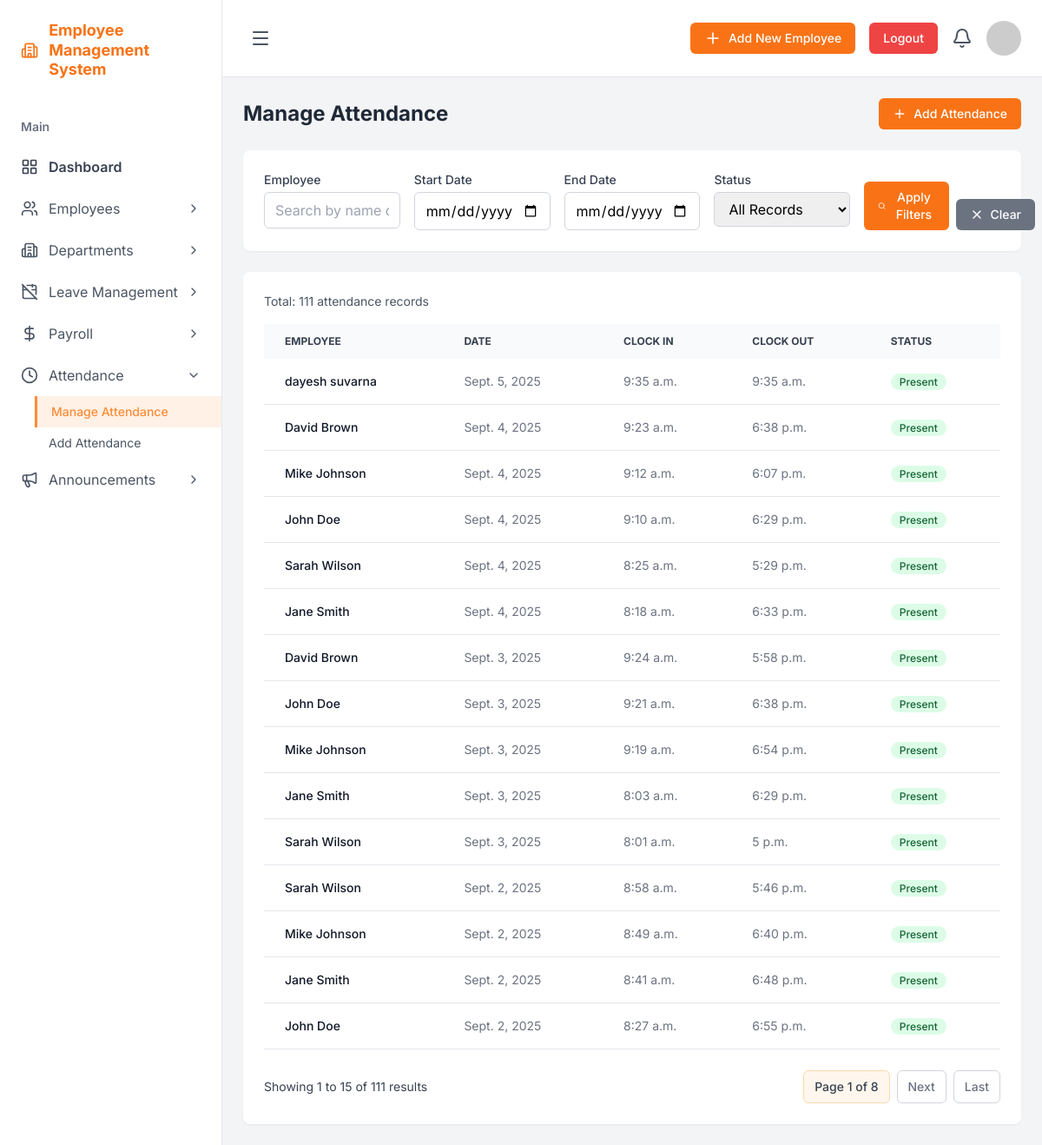
/dashboard/admin/attendance/ (signed in), run on the app's committed database.
### core/models.py (models this page shows, shortened)
class Attendance(models.Model):
    employee = models.ForeignKey(settings.AUTH_USER_MODEL, on_delete=models.CASCADE)
    date = models.DateField()
    clock_in = models.TimeField()
    clock_out = models.TimeField(null=True, blank=True)

class User(AbstractUser):
    ROLE_CHOICES = (
        ('ADMIN', 'Admin'),
        ('EMPLOYEE', 'Employee'),
    )
    role = models.CharField(max_length=10, choices=ROLE_CHOICES, default='EMPLOYEE')
    is_approved = models.BooleanField(default=False)
    department = models.ForeignKey(Department, on_delete=models.SET_NULL, null=True, blank=True)
    salary = models.DecimalField(max_digits=10, decimal_places=2, null=True, blank=True)
    birthday = models.DateField(null=True, blank=True)
    experience = models.PositiveIntegerField(null=True, blank=True, help_text="Experience in years")
    date_of_joining = models.DateField(null=True, blank=True)
    objects = CustomUserManager()
    groups = models.ManyToManyField(
        Group,
        verbose_name='groups',
        blank=True,
        help_text='The groups this user belongs to. A user will get all permissions granted to each of their groups.',
        related_name="custom_user_set",  # Unique related_name
        related_query_name="user",
    )
    user_permissions = models.ManyToManyField(
        Permission,
        verbose_name='user permissions',
        blank=True,
        help_text='Specific permissions for this user.',
        related_name="custom_user_permissions_set",  # Unique related_name
        related_query_name="user",
    )

### core/views.py (the view, shortened to what this page needs)
# urls.py: path('dashboard/admin/attendance/', AdminManageAttendanceView.as_view(), name='admin_manage_attendance'),
class AdminManageAttendanceView(AdminRequiredMixin, ListView):
    model = Attendance
    template_name = 'admin_manage_attendance.html'
    context_object_name = 'attendance_records'
    paginate_by = 15
    ordering = ['-date', '-clock_in']
    def get_queryset(self):
        queryset = super().get_queryset()
        print(f"DEBUG: Initial attendance queryset count: {queryset.count()}")
        print(f"DEBUG: GET parameters: {dict(self.request.GET)}")
        employee_search = self.request.GET.get('employee')
        start_date = self.request.GET.get('start_date')
        if start_date:
            print(f"DEBUG: Filtering by start_date: {start_date}")
            queryset = queryset.filter(date__gte=start_date)
            print(f"DEBUG: After start_date filter count: {queryset.count()}")
        end_date = self.request.GET.get('end_date')
        if end_date:
            print(f"DEBUG: Filtering by end_date: {end_date}")
            queryset = queryset.filter(date__lte=end_date)
            print(f"DEBUG: After end_date filter count: {queryset.count()}")
        status = self.request.GET.get('status')
        print(f"DEBUG: Final attendance queryset count: {queryset.count()}")
        return queryset
    def get_context_data(self, **kwargs):
        context = super().get_context_data(**kwargs)
        context['status_choices'] = [
            ('', 'All Records'),
            ('present', 'Present'),
            ('absent', 'Absent'),
        ]
        context['current_employee'] = self.request.GET.get('employee', '')
        context['current_start_date'] = self.request.GET.get('start_date', '')
        context['current_end_date'] = self.request.GET.get('end_date', '')
        context['current_status'] = self.request.GET.get('status', '')
        return context

### core/views.py (called while the page is built)
    def dispatch(self, request, *args, **kwargs):
        if not request.user.is_authenticated:
            return self.handle_no_permission()
        if not (request.user.is_superuser or request.user.role == 'ADMIN'):
            return redirect('employee_dashboard')
        return super().dispatch(request, *args, **kwargs)

### templates/admin_manage_attendance.html (shortened to what this page needs)
{% extends 'base_admin.html' %}
{% block content %}
<div class="p-6">
    <div class="flex justify-between items-center mb-6">
        <h2 class="text-2xl font-bold text-gray-800">Manage Attendance</h2>
        <a href="{% url 'admin_add_attendance' %}" class="bg-orange-500 text-white px-4 py-2 rounded-md text-sm font-medium hover:bg-orange-600 flex items-center">
            <i data-lucide="plus" class="w-4 h-4 mr-2"></i>
            Add Attendance
        </a>
    </div>
    <div class="bg-white p-6 rounded-lg shadow-sm mb-6">
        <form method="get" class="grid grid-cols-1 md:grid-cols-2 lg:grid-cols-5 gap-4">
            <div>
                <label for="employee" class="block text-sm font-medium text-gray-700 mb-1">Employee</label>
                <input type="text" name="employee" id="employee" value="{{ current_employee }}"
                       placeholder="Search by name or username"
                       class="w-full px-3 py-2 border border-gray-300 rounded-md focus:outline-none focus:ring-2 focus:ring-orange-500">
            </div>
            <div>
                <label for="start_date" class="block text-sm font-medium text-gray-700 mb-1">Start Date</label>
                <input type="date" name="start_date" id="start_date" value="{{ current_start_date }}"
                       class="w-full px-3 py-2 border border-gray-300 rounded-md focus:outline-none focus:ring-2 focus:ring-orange-500">
            </div>
            <div>
                <label for="end_date" class="block text-sm font-medium text-gray-700 mb-1">End Date</label>
                <input type="date" name="end_date" id="end_date" value="{{ current_end_date }}"
                       class="w-full px-3 py-2 border border-gray-300 rounded-md focus:outline-none focus:ring-2 focus:ring-orange-500">
            </div>
            <div>
                <label for="status" class="block text-sm font-medium text-gray-700 mb-1">Status</label>
                <select name="status" id="status" class="w-full px-3 py-2 border border-gray-300 rounded-md focus:outline-none focus:ring-2 focus:ring-orange-500">
                    {% for value, label in status_choices %}
                        <option value="{{ value }}" {% if current_status == value %}selected{% endif %}>{{ label }}</option>
                    {% endfor %}
                </select>
            </div>
            <div class="flex items-end space-x-2">
                <button type="submit" class="bg-orange-500 text-white px-4 py-2 rounded-md text-sm font-medium hover:bg-orange-600 flex items-center">
                    <i data-lucide="search" class="w-4 h-4 mr-2"></i>
                    Apply Filters
                </button>
                <a href="{% url 'admin_manage_attendance' %}" class="bg-gray-500 text-white px-4 py-2 rounded-md text-sm font-medium hover:bg-gray-600 flex items-center">
                    <i data-lucide="x" class="w-4 h-4 mr-2"></i>
                    Clear
                </a>
            </div>
        </form>
    </div>
    <div class="bg-white p-6 rounded-lg shadow-sm">
        <div class="mb-4 text-sm text-gray-600">
            Total: {{ paginator.count }} attendance record{{ paginator.count|pluralize }}
        </div>
        <table class="w-full text-sm text-left text-gray-500">
            <thead class="text-xs text-gray-700 uppercase bg-gray-50">
                <tr>
                    <th scope="col" class="px-6 py-3">Employee</th>
                    <th scope="col" class="px-6 py-3">Date</th>
                    <th scope="col" class="px-6 py-3">Clock In</th>
                    <th scope="col" class="px-6 py-3">Clock Out</th>
                    <th scope="col" class="px-6 py-3">Status</th>
                </tr>
            </thead>
            <tbody>
                {% for record in attendance_records %}
                <tr class="bg-white border-b hover:bg-gray-50">
                    <td class="px-6 py-4 font-medium text-gray-900 whitespace-nowrap">{{ record.employee.first_name }} {{ record.employee.last_name }}</td>
                    <td class="px-6 py-4">{{ record.date }}</td>
                    <td class="px-6 py-4">{{ record.clock_in }}</td>
                    <td class="px-6 py-4">{{ record.clock_out|default:"--" }}</td>
                    <td class="px-6 py-4">
                        {% if record.clock_in %}
                            <span class="bg-green-100 text-green-800 text-xs font-medium px-2.5 py-0.5 rounded-full">Present</span>
                        {% else %}
                            <span class="bg-red-100 text-red-800 text-xs font-medium px-2.5 py-0.5 rounded-full">Absent</span>
                        {% endif %}
                    </td>
                </tr>
                {% empty %}
                <tr>
                    <td colspan="5" class="px-6 py-4 text-center text-gray-500">No attendance records found.</td>
                </tr>
                {% endfor %}
            </tbody>
        </table>
        {% if is_paginated %}
        <div class="mt-6 flex items-center justify-between">
            <div class="text-sm text-gray-700">
                Showing {{ page_obj.start_index }} to {{ page_obj.end_index }} of {{ paginator.count }} results
            </div>
            <div class="flex items-center space-x-2">
                <span class="px-3 py-2 text-sm font-medium text-gray-700 bg-orange-50 border border-orange-200 rounded-md">
                    Page {{ page_obj.number }} of {{ paginator.num_pages }}
                </span>
                {% if page_obj.has_next %}
                    <a href="?page={{ page_obj.next_page_number }}"
                       class="px-3 py-2 text-sm font-medium text-gray-500 bg-white border border-gray-300 rounded-md hover:bg-gray-50">
                        Next
                    </a>
                {% endif %}
                {% if page_obj.has_next %}
                    <a href="?page={{ paginator.num_pages }}"
                       class="px-3 py-2 text-sm font-medium text-gray-500 bg-white border border-gray-300 rounded-md hover:bg-gray-50">
                        Last
                    </a>
                {% endif %}
            </div>
        </div>
        {% endif %}
    </div>
</div>
{% endblock %}

### templates/base_admin.html (style rules this page uses)
body { font-family: 'Inter', sans-serif; background-color: #f3f4f6; }

### data on the page
Attendance: employee.first_name "dayesh", employee.last_name "suvarna", date "Sept. 5, 2025", clock_in "9:35 a.m.", clock_out "9:35 a.m.", shows "Present"
Attendance: employee.first_name "David", employee.last_name "Brown", date "Sept. 4, 2025", clock_in "9:23 a.m.", clock_out "6:38 p.m.", shows "Present"
Attendance: employee.first_name "Mike", employee.last_name "Johnson", date "Sept. 4, 2025", clock_in "9:12 a.m.", clock_out "6:07 p.m.", shows "Present"
Attendance: employee.first_name "John", employee.last_name "Doe", date "Sept. 4, 2025", clock_in "9:10 a.m.", clock_out "6:29 p.m.", shows "Present"
Attendance: employee.first_name "Sarah", employee.last_name "Wilson", date "Sept. 4, 2025", clock_in "8:25 a.m.", clock_out "5:29 p.m.", shows "Present"
Attendance: employee.first_name "Jane", employee.last_name "Smith", date "Sept. 4, 2025", clock_in "8:18 a.m.", clock_out "6:33 p.m.", shows "Present"
Attendance: employee.first_name "David", employee.last_name "Brown", date "Sept. 3, 2025", clock_in "9:24 a.m.", clock_out "5:58 p.m.", shows "Present"
Attendance: employee.first_name "John", employee.last_name "Doe", date "Sept. 3, 2025", clock_in "9:21 a.m.", clock_out "6:38 p.m.", shows "Present"
Attendance: employee.first_name "Mike", employee.last_name "Johnson", date "Sept. 3, 2025", clock_in "9:19 a.m.", clock_out "6:54 p.m.", shows "Present"
Attendance: employee.first_name "Jane", employee.last_name "Smith", date "Sept. 3, 2025", clock_in "8:03 a.m.", clock_out "6:29 p.m.", shows "Present"
Attendance: employee.first_name "Sarah", employee.last_name "Wilson", date "Sept. 3, 2025", clock_in "8:01 a.m.", clock_out "5 p.m.", shows "Present"
Attendance: employee.first_name "Sarah", employee.last_name "Wilson", date "Sept. 2, 2025", clock_in "8:58 a.m.", clock_out "5:46 p.m.", shows "Present"
Attendance: employee.first_name "Mike", employee.last_name "Johnson", date "Sept. 2, 2025", clock_in "8:49 a.m.", clock_out "6:40 p.m.", shows "Present"
Attendance: employee.first_name "Jane", employee.last_name "Smith", date "Sept. 2, 2025", clock_in "8:41 a.m.", clock_out "6:48 p.m.", shows "Present"
Attendance: employee.first_name "John", employee.last_name "Doe", date "Sept. 2, 2025", clock_in "8:27 a.m.", clock_out "6:55 p.m.", shows "Present"

### other printed values
{{ paginator.count }} "111"
{{ page_obj.start_index }} "1"
{{ page_obj.end_index }} "15"
{{ page_obj.number }} "1"
{{ paginator.num_pages }} "8"
form field status "All Records"
